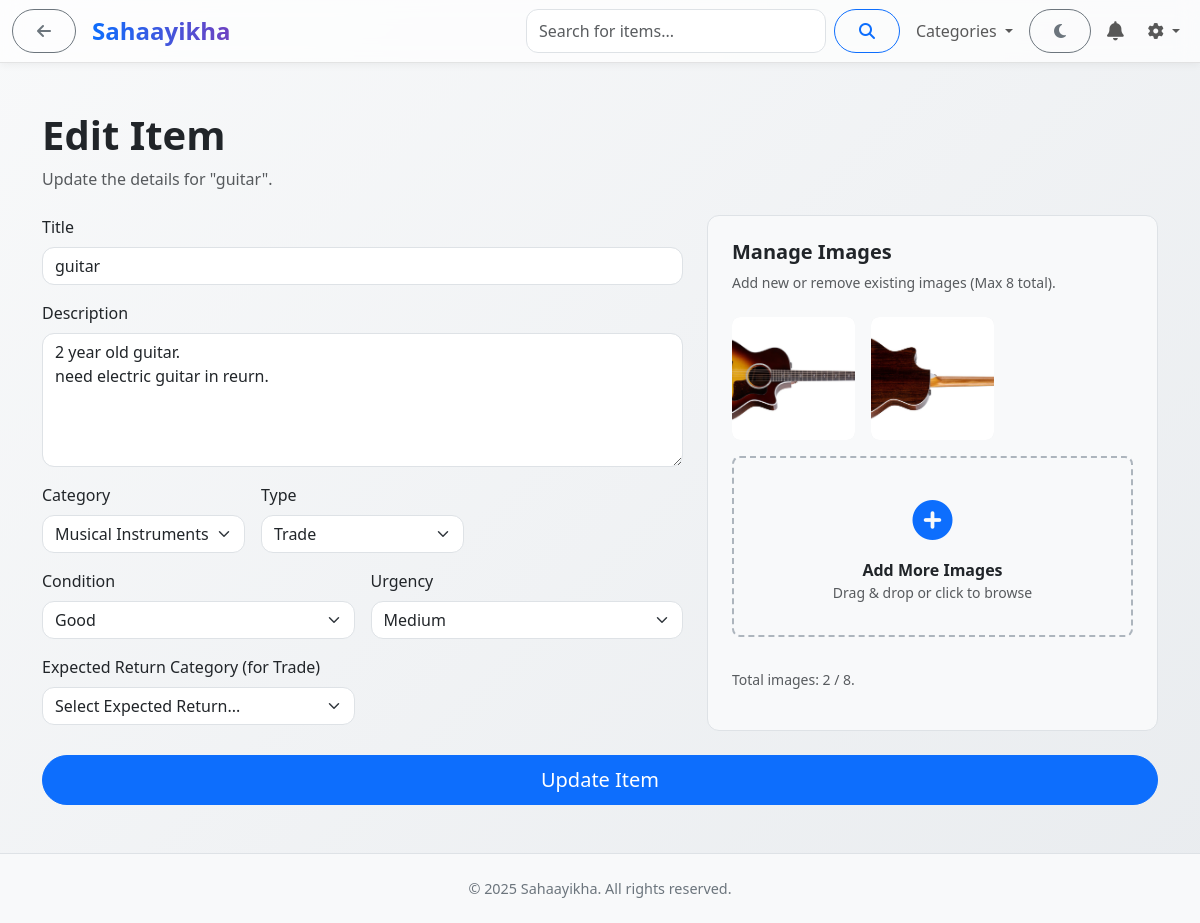
/item/10/edit (signed in), run on an earlier commit of the app's database.
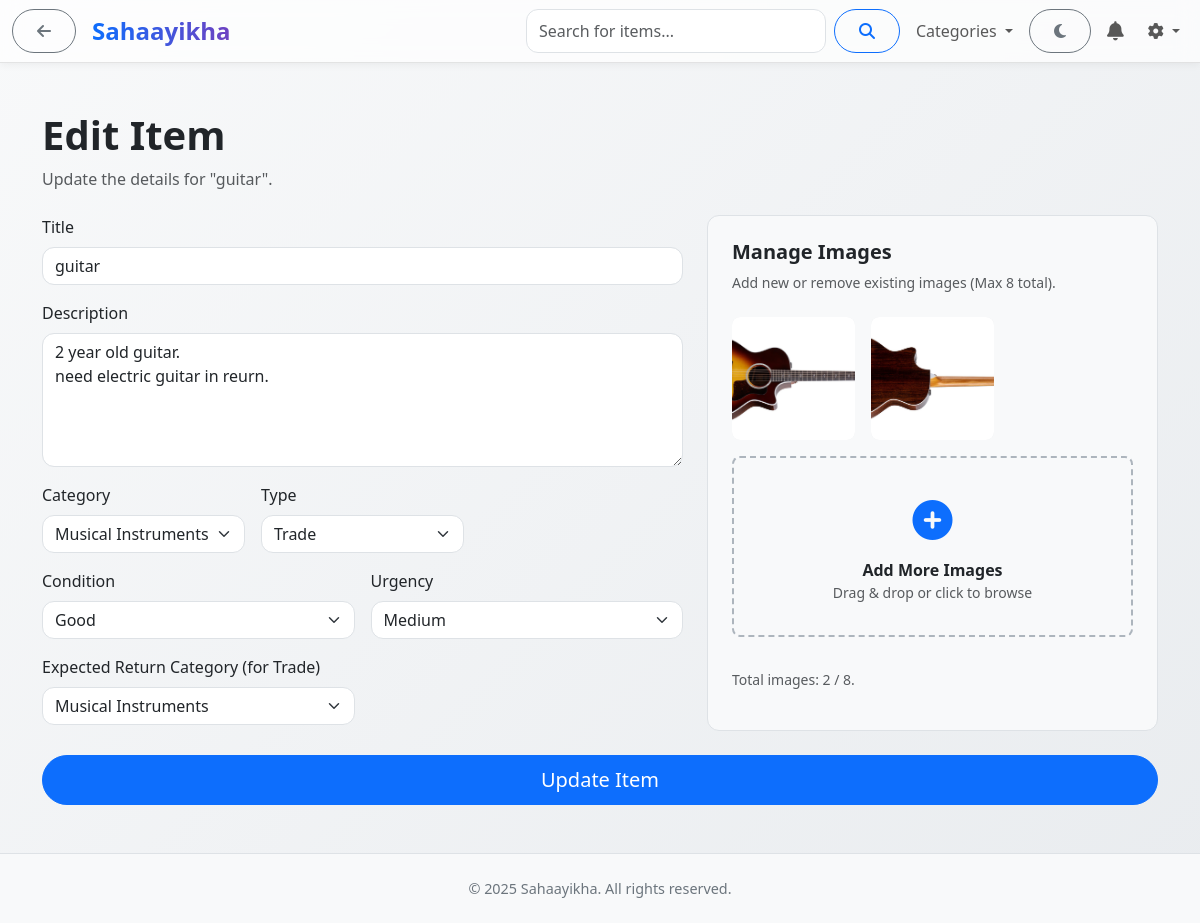
And on a later commit of the database.
### app/models.py (models this page shows)
class Item(db.Model):
    __tablename__ = "items"
    item_id = db.Column(db.Integer, primary_key=True)
    user_id = db.Column(db.Integer, db.ForeignKey("users.user_id"), nullable=False, index=True)
    title = db.Column(db.String(255), nullable=False)
    description = db.Column(db.Text)
    category = db.Column(db.String(255), index=True)
    sub_category = db.Column(db.String(255), nullable=True, index=True)
    type = db.Column(db.String(50), index=True) # Trade or Share
    condition = db.Column(db.String(50))
    urgency_level = db.Column(db.String(50))
    expected_return_category = db.Column(db.String(255), nullable=True) # Category or 'Money' for Trade type
    expected_return_sub_category = db.Column(db.String(255), nullable=True)
    location = db.Column(db.String(255), index=True)
    status = db.Column(db.String(50), default="Active", index=True) # Active, Traded, Deleted, etc.
    created_at = db.Column(db.DateTime, default=datetime.utcnow, index=True)
    deal_finalized_at = db.Column(db.DateTime, nullable=True) # Time when deal was confirmed
    latitude = db.Column(db.Float, nullable=True)
    longitude = db.Column(db.Float, nullable=True)
    histories = db.relationship("ItemHistory", backref="item", lazy="dynamic", cascade="all, delete-orphan")
    bookmarks = db.relationship("Bookmark", backref="item", lazy="dynamic", cascade="all, delete-orphan")
    reports = db.relationship("Report", backref="item", lazy="dynamic") # Keep reports even if item deleted? Check cascade
    images = db.relationship("ItemImage", backref="item", lazy="select", cascade="all, delete-orphan")
    notifications = db.relationship("Notification", backref="item", lazy="dynamic") # Notifications related to this item
    trade_requests_offered = db.relationship('TradeRequest', foreign_keys='TradeRequest.item_offered_id', backref='offered_item', lazy='dynamic')
    trade_requests_received = db.relationship('TradeRequest', foreign_keys='TradeRequest.item_requested_id', backref='requested_item', lazy='dynamic')
    chat_sessions = db.relationship("ChatSession", back_populates="trade_item", foreign_keys="ChatSession.trade_item_id")

### app/routes.py (the view, shortened to what this page needs)
@main.route("/item/<int:item_id>/edit", methods=["GET", "POST"])
@login_required
@role_required("user")
def edit_item(item_id):
    item = Item.query.options(orm.joinedload(Item.images)).get_or_404(item_id)
    if item.user_id != current_user.user_id:
        abort(403)
    form = ItemForm(obj=item if request.method == 'GET' else None)
    submitted_item_sub = None
    submitted_expected_sub = None
    if request.method == 'GET':
        if item.category and item.category in SUB_CATEGORIES:
            form.sub_category.choices = SUB_CATEGORIES[item.category]
        else:
            form.sub_category.choices = [] # Set choices to empty list initially for GET
        if item.expected_return_category and item.expected_return_category in SUB_CATEGORIES:
            form.expected_return_sub_category.choices = SUB_CATEGORIES[item.expected_return_category]
        else:
             form.expected_return_sub_category.choices = []
    return render_template(
        "items/edit_item.html",
        form=form,
        item=item,
        sub_categories_json=json.dumps(SUB_CATEGORIES)
    )

### app/forms.py (shortened to what this page needs)
class ItemForm(FlaskForm):
    title = StringField('Title', validators=[DataRequired(), Length(max=255)])
    description = TextAreaField('Description', validators=[Optional()])
    category = SelectField('Category', choices=CATEGORIES, validators=[DataRequired()])
    sub_category = SelectField('Sub-Category', choices=[], validators=[Optional()]) # JS populated
    type = SelectField('Type', choices=[('Trade', 'Trade'), ('Share', 'Share')], validators=[DataRequired()])
    condition = SelectField('Condition', choices=CONDITIONS, validators=[DataRequired()])
    urgency_level = SelectField('Urgency', choices=URGENCY_LEVELS, validators=[Optional()])
    expected_return_category = SelectField(
        'Expected Return Category (for Trade)',
        choices=EXPECTED_CATEGORY_RETURN_CHOICES, # Use the new choices list
        validators=[Optional()]
    )
    expected_return_sub_category = SelectField(
        'Expected Return Sub-Category (Optional)',
        choices=[], # JS populated
        validators=[Optional()]
    )
    images = MultipleFileField('Upload Images (Max 8)', validators=[Optional(), FileAllowed(['jpg', 'png', 'jpeg'])])
    submit = SubmitField('Post Item')

### app/templates/items/edit_item.html (shortened to what the changed rows need)
{% extends "base.html" %}
{% block content %}
<div class="container py-5">
    <div class="mb-4">
        <h1 class="fw-bold">Edit Item</h1>
        <p class="text-muted">Update the details for "{{ item.title }}".</p>
    </div>
    <form method="POST" enctype="multipart/form-data" id="edit-item-form" novalidate>
        <div class="row g-4">
            <div class="col-lg-7">
                <div class="d-flex flex-column gap-3">
                    <div>
                        {{ form.title.label(class="form-label") }}
                        {{ form.title(class="form-control" + (" is-invalid" if form.title.errors else "")) }}
                    </div>
                    <div>
                        {{ form.description.label(class="form-label") }}
                        {{ form.description(class="form-control" + (" is-invalid" if form.description.errors else ""), rows="5") }}
                    </div>
                    <div class="row g-3">
                        <div class="col-md-4">
                            {{ form.category.label(class="form-label") }}
                            {{ form.category(class="form-select" + (" is-invalid" if form.category.errors else ""), id="mainCategorySelect") }}
                        </div>
                        <div class="col-md-4">
                            {{ form.type.label(class="form-label") }}
                            {{ form.type(class="form-select" + (" is-invalid" if form.type.errors else ""), id="typeSelectField") }}
                        </div>
                    </div>
                     <div class="row g-3">
                        <div class="col-md-6">
                            {{ form.condition.label(class="form-label") }}
                            {{ form.condition(class="form-select" + (" is-invalid" if form.condition.errors else "")) }}
                        </div>
                        <div class="col-md-6">
                            {{ form.urgency_level.label(class="form-label") }}
                            {{ form.urgency_level(class="form-select" + (" is-invalid" if form.urgency_level.errors else "")) }}
                        </div>
                    </div>
                    <div id="expected-return-fields-wrapper" style="display: none;">
                        <div class="row g-3">
                            <div class="col-md-6">
                                {{ form.expected_return_category.label(class="form-label") }}
                                {{ form.expected_return_category(class="form-select" + (" is-invalid" if form.expected_return_category.errors else ""), id="expectedMainCategorySelect") }}
                            </div>
                        </div>
                    </div>
                </div>
            </div>
        </div>
    </form>
</div>
{% endblock %}

What changed in the data, as far as the page shows it:
changed Item "guitar": expected_return_category "Select Expected Return..." → "Musical Instruments"
